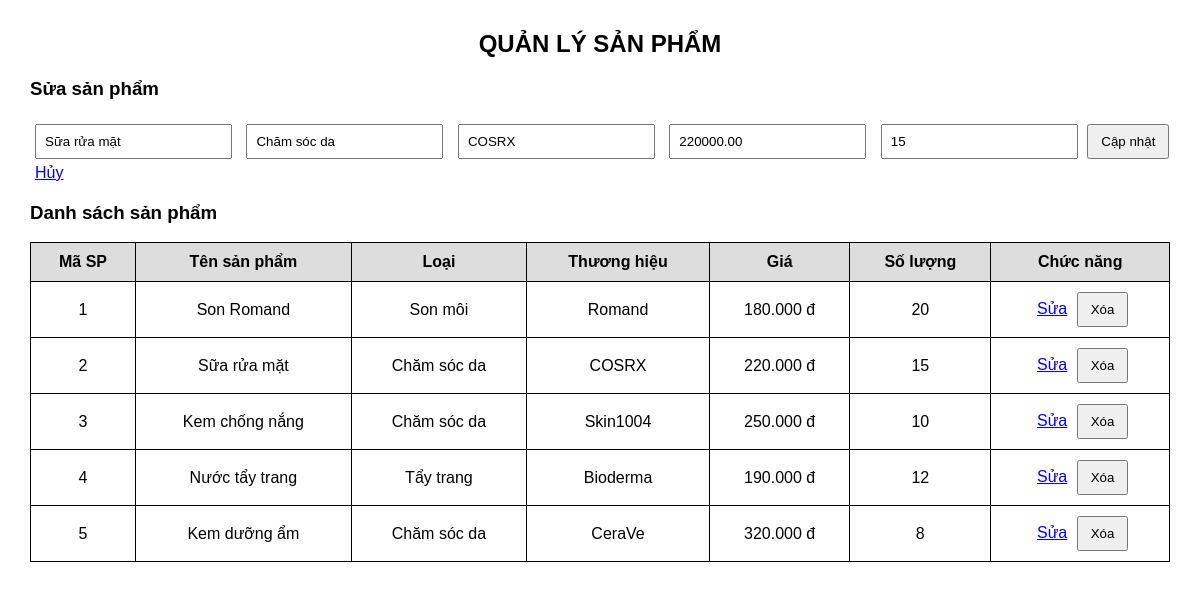
The page /BTVNCN/index.php?sua=2 on the database its author committed.
### tables this page shows
CREATE TABLE SanPham (
    MaSP INT AUTO_INCREMENT PRIMARY KEY,
    TenSP VARCHAR(100) NOT NULL,
    Loai VARCHAR(50),
    ThuongHieu VARCHAR(100),
    Gia DECIMAL(12,2) NOT NULL,
    SoLuong INT NOT NULL
);

### BTVNCN/index.php (the view, shortened to what this page needs)
<?php
require_once "db.php";
$sanPhamSua = null;
if (isset($_GET["sua"])) {
    $stmt = $conn->prepare("SELECT * FROM SanPham WHERE MaSP=?");
    $stmt->execute([$_GET["sua"]]);
    $sanPhamSua = $stmt->fetch(PDO::FETCH_ASSOC);
}
$dsSanPham = $conn->query("SELECT * FROM SanPham ORDER BY MaSP")->fetchAll(PDO::FETCH_ASSOC);
?>
<!DOCTYPE html>
<html lang="vi">
<head>
</head>
<body>
<h2>QUẢN LÝ SẢN PHẨM</h2>
<h3><?php echo $sanPhamSua ? "Sửa sản phẩm" : "Thêm sản phẩm"; ?></h3>
<form method="post">
    <input type="text" name="TenSP" placeholder="Tên sản phẩm"
           value="<?php echo htmlspecialchars($sanPhamSua['TenSP'] ?? ''); ?>"
           required>
    <input type="text" name="Loai" placeholder="Loại sản phẩm"
           value="<?php echo htmlspecialchars($sanPhamSua['Loai'] ?? ''); ?>">
    <input type="text" name="ThuongHieu" placeholder="Thương hiệu"
           value="<?php echo htmlspecialchars($sanPhamSua['ThuongHieu'] ?? ''); ?>">
    <input type="number" name="Gia" placeholder="Giá"
           min="0" step="0.01"
           value="<?php echo $sanPhamSua['Gia'] ?? ''; ?>" required>
    <input type="number" name="SoLuong" placeholder="Số lượng"
           min="0"
           value="<?php echo $sanPhamSua['SoLuong'] ?? ''; ?>" required>
    <?php if ($sanPhamSua): ?>
        <button type="submit" name="sua">Cập nhật</button>
        <a href="index.php">Hủy</a>
    <?php else: ?>
        <button type="submit" name="them">Thêm sản phẩm</button>
    <?php endif; ?>
</form>
<h3>Danh sách sản phẩm</h3>
<table>
    <tr>
        <th>Mã SP</th>
        <th>Tên sản phẩm</th>
        <th>Loại</th>
        <th>Thương hiệu</th>
        <th>Giá</th>
        <th>Số lượng</th>
        <th>Chức năng</th>
    </tr>
    <?php foreach ($dsSanPham as $sp): ?>
        <tr>
            <td><?php echo $sp['MaSP']; ?></td>
            <td><?php echo htmlspecialchars($sp['TenSP']); ?></td>
            <td><?php echo htmlspecialchars($sp['Loai']); ?></td>
            <td><?php echo htmlspecialchars($sp['ThuongHieu']); ?></td>
            <td><?php echo number_format($sp['Gia'], 0, ',', '.'); ?> đ</td>
            <td><?php echo $sp['SoLuong']; ?></td>
            <td>
                <a href="index.php?sua=<?php echo $sp['MaSP']; ?>">Sửa</a>
                <form method="post" style="display:inline"
                      onsubmit="return confirm('Bạn có muốn xóa sản phẩm này không?')">
                    <button type="submit" name="xoa">Xóa</button>
                </form>
            </td>
        </tr>
    <?php endforeach; ?>
</table>
</body>
</html

### BTVNCN/index.php (style rules this page uses)
body { font-family: Arial; margin: 30px; }
h2 { text-align: center; }
form { margin-bottom: 20px; }
input { padding: 8px; margin: 5px; }
button { padding: 8px 12px; cursor: pointer; }
table { width: 100%; border-collapse: collapse; }
th, td { border: 1px solid black; padding: 10px; text-align: center; }
th { background-color: #ddd; }
a { margin: 5px; }

### rows shown on the page
sanpham: TenSP "Sữa rửa mặt", Loai "Chăm sóc da", ThuongHieu "COSRX", Gia "220000.00", SoLuong "15", MaSP "2", Gia "220.000"
sanpham: MaSP "1", TenSP "Son Romand", Loai "Son môi", ThuongHieu "Romand", Gia "180.000", SoLuong "20"
sanpham: MaSP "3", TenSP "Kem chống nắng", Loai "Chăm sóc da", ThuongHieu "Skin1004", Gia "250.000", SoLuong "10"
sanpham: MaSP "4", TenSP "Nước tẩy trang", Loai "Tẩy trang", ThuongHieu "Bioderma", Gia "190.000", SoLuong "12"
sanpham: MaSP "5", TenSP "Kem dưỡng ẩm", Loai "Chăm sóc da", ThuongHieu "CeraVe", Gia "320.000", SoLuong "8"
